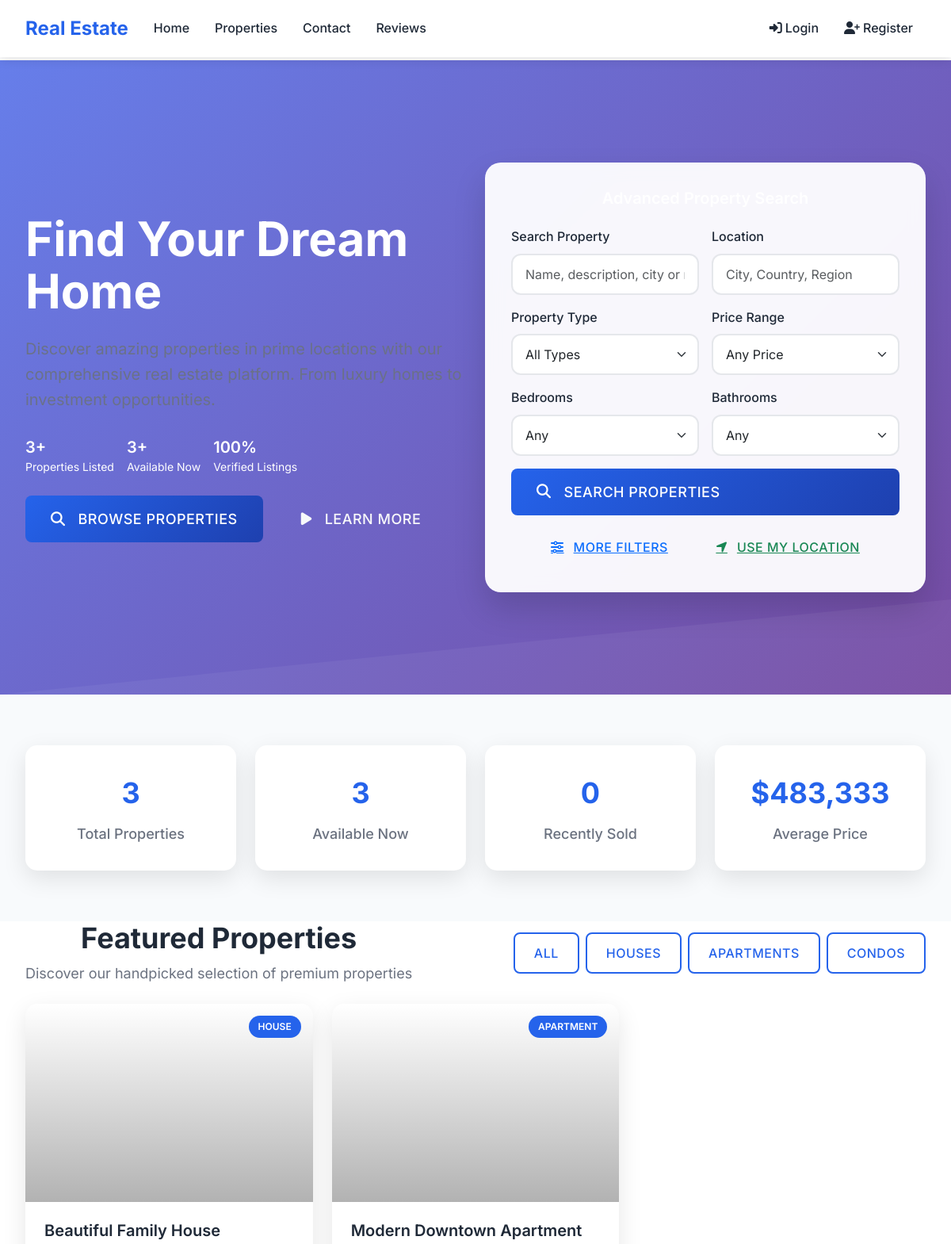
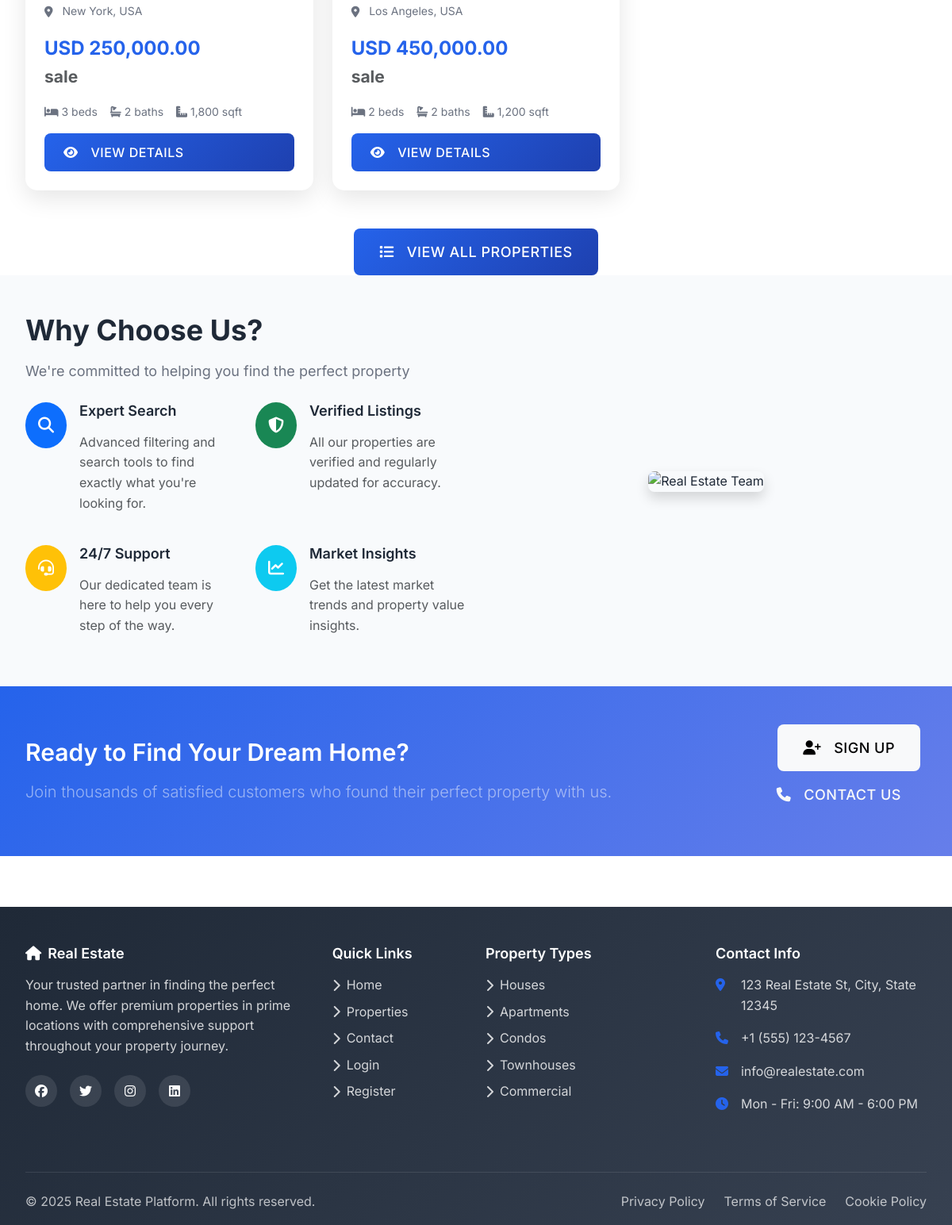
The page / on the database its author committed (2 pictures, top to bottom).
### tables this page shows
CREATE TABLE `properties` (
  `id` int(11) NOT NULL AUTO_INCREMENT,
  `propertiesname` varchar(200) NOT NULL,
  `slug` varchar(220) DEFAULT NULL,
  `description` text DEFAULT NULL,
  `price_id` int(11) NOT NULL,
  `user_id` int(11) NOT NULL,
  `property_type_id` int(11) NOT NULL,
  `location_id` int(11) NOT NULL,
  `status` enum('available','sold','rented','pending','inactive') DEFAULT 'available',
  `status_reason` varchar(255) DEFAULT NULL,
  `bedrooms` int(11) DEFAULT 0,
  `bathrooms` int(11) DEFAULT 0,
  `area_sqft` int(11) DEFAULT NULL,
  `year_built` year(4) DEFAULT NULL,
  `parking_spaces` int(11) DEFAULT 0,
  `images` text DEFAULT NULL,
  `video_url` varchar(500) DEFAULT NULL,
  `virtual_tour_url` varchar(500) DEFAULT NULL,
  `floor_plan_url` varchar(500) DEFAULT NULL,
  `energy_rating` varchar(10) DEFAULT NULL,
  `features` longtext DEFAULT NULL CHECK (json_valid(`features`)),
  `address_details` text DEFAULT NULL,
  `hoa_fees` decimal(10,2) DEFAULT NULL,
  `property_tax` decimal(10,2) DEFAULT NULL,
  `insurance_cost` decimal(10,2) DEFAULT NULL,
  `mls_number` varchar(50) DEFAULT NULL,
  `listing_date` date DEFAULT NULL,
  `open_house_date` date DEFAULT NULL,
  `open_house_time` time DEFAULT NULL,
  `is_featured` tinyint(1) DEFAULT 0,
  `views_count` int(11) DEFAULT 0,
  `created_at` timestamp NOT NULL DEFAULT current_timestamp(),
  `updated_at` timestamp NOT NULL DEFAULT current_timestamp() ON UPDATE current_timestamp(),
  PRIMARY KEY (`id`),
  UNIQUE KEY `uk_slug` (`slug`),
  KEY `idx_user` (`user_id`),
  KEY `idx_property_type` (`property_type_id`),
  KEY `idx_location` (`location_id`),
  KEY `idx_price` (`price_id`),
  KEY `idx_status` (`status`),
  KEY `idx_featured` (`is_featured`),
  KEY `idx_status_featured` (`status`, `is_featured`),
  KEY `idx_type_location` (`property_type_id`, `location_id`),
  KEY `idx_price_bedrooms` (`price_id`, `bedrooms`),
  KEY `idx_search_filter` (`status`, `property_type_id`, `location_id`, `price_id`),
  KEY `idx_property_details` (`bedrooms`, `bathrooms`, `area_sqft`),
  KEY `idx_listing_date` (`listing_date`, `created_at`),
  FULLTEXT KEY `ft_search` (`propertiesname`, `description`)
);

CREATE TABLE `property_types` (
  `id` int(11) NOT NULL AUTO_INCREMENT,
  `type_name` varchar(50) NOT NULL,
  `description` text DEFAULT NULL,
  `icon` varchar(100) DEFAULT NULL,
  `sort_order` int(11) DEFAULT 0,
  `is_active` tinyint(1) DEFAULT 1,
  `created_at` timestamp NOT NULL DEFAULT current_timestamp(),
  PRIMARY KEY (`id`),
  UNIQUE KEY `uk_type_name` (`type_name`)
);

CREATE TABLE `locations` (
  `id` int(11) NOT NULL AUTO_INCREMENT,
  `city` varchar(100) NOT NULL,
  `region` varchar(100) NOT NULL,
  `country` varchar(100) DEFAULT 'USA',
  `postal_code` varchar(20) DEFAULT NULL,
  `latitude` decimal(10,8) DEFAULT NULL,
  `longitude` decimal(11,8) DEFAULT NULL,
  `is_active` tinyint(1) DEFAULT 1,
  `created_at` timestamp NOT NULL DEFAULT current_timestamp(),
  PRIMARY KEY (`id`),
  UNIQUE KEY `uk_location` (`city`, `region`, `country`),
  KEY `idx_city` (`city`)
);

CREATE TABLE `prices` (
  `id` int(11) NOT NULL AUTO_INCREMENT,
  `amount` decimal(15,2) NOT NULL,
  `currency` varchar(3) DEFAULT 'USD',
  `price_type` enum('sale','rent_monthly','rent_weekly','rent_daily') DEFAULT 'sale',
  `is_negotiable` tinyint(1) DEFAULT 1,
  `created_at` timestamp NOT NULL DEFAULT current_timestamp(),
  `updated_at` timestamp NOT NULL DEFAULT current_timestamp() ON UPDATE current_timestamp(),
  PRIMARY KEY (`id`),
  KEY `idx_amount` (`amount`),
  KEY `idx_price_type` (`price_type`)
);

### index.php (the view, shortened to what the rows shown need)
<?php
include('./Database/connection.php');
$featured_properties = [];
if ($conn) {
    $featured_query = "SELECT p.id, p.propertiesname, p.description, p.price_id, p.user_id, p.property_type_id, p.location_id, p.status, p.bedrooms, p.bathrooms, p.area_sqft, p.year_built, p.images, pr.currency, pr.price_type, pr.amount AS price, pt.type_name AS property_type, l.city, l.country, l.region
    FROM properties p
    JOIN prices pr ON p.price_id = pr.id
    JOIN locations l ON p.location_id = l.id
    JOIN property_types pt ON p.property_type_id = pt.id
    WHERE p.status = 'available' AND p.is_featured = 1
    ORDER BY p.created_at DESC
    LIMIT 6";
    $result = $conn->query($featured_query);
    if ($result) {
        $featured_properties = $result->fetch_all(MYSQLI_ASSOC);
    }
}
?>
<?php
include('./includes/header.php');
?>
<section class="hero-section">
    <div class="container">
        <div class="row align-items-center">
            <div class="col-lg-6">
                <div class="hero-content">
                    <h1 class="hero-title">Find Your Dream Home</h1>
                </div>
            </div>
        </div>
    </div>
</section>
<section class="featured-section">
    <div class="container">
        <div class="d-flex justify-content-between align-items-center mb-4">
            <div>
                <h2 class="section-title mb-2">Featured Properties</h2>
            </div>
        </div>
        <?php if (!empty($featured_properties)): ?>
            <div class="row g-4">
                <?php foreach ($featured_properties as $property): ?>
                    <?php
                    $default_images = [
                        'https://images.unsplash.com/photo-1564013799919-ab600027ffc6?w=600&h=400&fit=crop',
                        'https://images.unsplash.com/photo-1570129477492-45c003edd2be?w=600&h=400&fit=crop',
                        'https://images.unsplash.com/photo-1560448204-e02f11c3d0e2?w=600&h=400&fit=crop',
                        'https://images.unsplash.com/photo-1560448075-bb485b067938?w=600&h=400&fit=crop',
                        'https://images.unsplash.com/photo-1560448204-603b3fc33ddc?w=600&h=400&fit=crop',
                        'https://images.unsplash.com/photo-1512917774080-9991f1c4c750?w=600&h=400&fit=crop'
                    ];
                    if (!empty($property['images'])) {
                        $img = $property['images'];
                    } else {
                        $img = $default_images[$property['id'] % count($default_images)];
                    }
                    $price = isset($property['price']) ? number_format($property['price'], 2) : 'N/A';
                    ?>
                    <div class="col-lg-4 col-md-6">
                        <div class="property-card">
                            <div class="property-image" style="background-image: url('<?= htmlspecialchars($img); ?>')">
                                <span class="property-badge"><?= htmlspecialchars($property['property_type']); ?></span>
                            </div>
                            <div class="property-content">
                                <h5 class="property-title"><?= htmlspecialchars($property['propertiesname']); ?></h5>
                                <p class="property-location">
                                    <i class="fas fa-map-marker-alt me-1"></i>
                                    <?= htmlspecialchars($property['city'] . ', ' . $property['country']); ?>
                                </p>
                                <div class="property-price">
                                    <?= htmlspecialchars($property['currency']); ?> <?= $price; ?>
                                    <small class="text-muted d-block"><?= htmlspecialchars($property['price_type']); ?></small>
                                </div>
                                <div class="property-features">
                                    <span><i class="fas fa-bed me-1"></i><?= $property['bedrooms']; ?> beds</span>
                                    <span><i class="fas fa-bath me-1"></i><?= $property['bathrooms']; ?> baths</span>
                                    <span><i class="fas fa-ruler-combined me-1"></i><?= number_format($property['area_sqft']); ?> sqft</span>
                                </div>
                                <a href="property_details.php?id=<?= $property['id']; ?>" class="btn btn-primary w-100">
                                    <i class="fas fa-eye me-2"></i>View Details
                                </a>
                            </div>
                        </div>
                    </div>
                <?php endforeach; ?>
            </div>
        <?php endif; ?>
    </div>
</section>
<section id="about" class="py-5" style="background: var(--light-color);">
    <div class="container">
        <div class="row align-items-center">
            <div class="col-lg-6">
                <h2 class="section-title text-start">Why Choose Us?</h2>
            </div>
        </div>
    </div>
</section>
<section class="py-5" style="background: linear-gradient(135deg, var(--primary-color), var(--secondary-color));">
    <div class="container">
        <div class="row align-items-center">
            <div class="col-lg-8">
                <h2 class="text-white mb-3">Ready to Find Your Dream Home?</h2>
            </div>
        </div>
    </div>
</section>
<?php include('./includes/footer.php'); ?>

### rows shown on the page
properties: property_type.type_name "HOUSE", propertiesname "Beautiful Family House", location.country "New York, USA", price.currency "USD", price.amount "250,000.00", price.price_type "sale", bedrooms "3", bathrooms "2", area_sqft "1,800"
properties: property_type.type_name "APARTMENT", propertiesname "Modern Downtown Apartment", location.country "Los Angeles, USA", price.currency "USD", price.amount "450,000.00", price.price_type "sale", bedrooms "2", bathrooms "2", area_sqft "1,200"

### other values the page prints
$stats['total_properties'] "3"
$stats['available_properties'] "3"
$stats['sold_properties'] "0"
$stats['avg_price'] "483,333"
